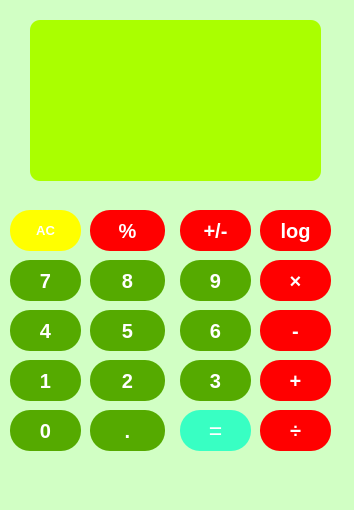
<?xml version="1.0" encoding="UTF-8"?>
<ui version="4.0">
 <class>MainWindow</class>
 <widget class="QMainWindow" name="MainWindow">
  <property name="geometry">
   <rect>
    <x>0</x>
    <y>0</y>
    <width>354</width>
    <height>510</height>
   </rect>
  </property>
  <property name="minimumSize">
   <size>
    <width>250</width>
    <height>450</height>
   </size>
  </property>
  <property name="maximumSize">
   <size>
    <width>354</width>
    <height>549</height>
   </size>
  </property>
  <property name="windowTitle">
   <string>Calculator</string>
  </property>
  <property name="styleSheet">
   <string notr="true">background-color: rgb(209, 255, 196);</string>
  </property>
  <widget class="QWidget" name="centralwidget">
   <widget class="QLineEdit" name="textbox">
    <property name="geometry">
     <rect>
      <x>30</x>
      <y>20</y>
      <width>291</width>
      <height>161</height>
     </rect>
    </property>
    <property name="styleSheet">
     <string notr="true">border-radius: 10px;
color: rgb(170, 170, 0);
font: 500 15pt &quot;Segoe UI&quot;;
background-color: rgb(170, 255, 0);</string>
    </property>
   </widget>
   <widget class="QPushButton" name="btn_ac">
    <property name="geometry">
     <rect>
      <x>10</x>
      <y>210</y>
      <width>71</width>
      <height>41</height>
     </rect>
    </property>
    <property name="maximumSize">
     <size>
      <width>75</width>
      <height>16777215</height>
     </size>
    </property>
    <property name="font">
     <font>
      <family>Segoe UI</family>
      <pointsize>10</pointsize>
      <italic>false</italic>
      <bold>true</bold>
     </font>
    </property>
    <property name="styleSheet">
     <string notr="true">QPushButton{
background-color: rgb(255, 255, 0);
font: 700 10pt &quot;Segoe UI&quot;;
color: rgb(255, 255, 255);
border-width: 16px;
border-height: 16px;
border-radius: 20px;
}
QPushButton:pressed{
	background-color: rgb(249, 74, 68);
}
</string>
    </property>
    <property name="text">
     <string>AC</string>
    </property>
   </widget>
   <widget class="QPushButton" name="btn_sign">
    <property name="geometry">
     <rect>
      <x>180</x>
      <y>210</y>
      <width>71</width>
      <height>41</height>
     </rect>
    </property>
    <property name="maximumSize">
     <size>
      <width>75</width>
      <height>16777215</height>
     </size>
    </property>
    <property name="font">
     <font>
      <family>Segoe UI</family>
      <pointsize>15</pointsize>
      <italic>false</italic>
      <bold>true</bold>
     </font>
    </property>
    <property name="styleSheet">
     <string notr="true">QPushButton
{background-color: rgb(255, 0, 0);
font: 700 15pt &quot;Segoe UI&quot;;
color: rgb(255, 255, 255);
border-width: 16px;
border-height: 16px;
border-radius: 20px;
}
QPushButton:pressed{
	background-color: rgb(255, 170, 0);
}
</string>
    </property>
    <property name="text">
     <string>+/-</string>
    </property>
   </widget>
   <widget class="QPushButton" name="btn_percent">
    <property name="geometry">
     <rect>
      <x>90</x>
      <y>210</y>
      <width>75</width>
      <height>41</height>
     </rect>
    </property>
    <property name="maximumSize">
     <size>
      <width>75</width>
      <height>16777215</height>
     </size>
    </property>
    <property name="font">
     <font>
      <family>Segoe UI</family>
      <pointsize>15</pointsize>
      <italic>false</italic>
      <bold>true</bold>
     </font>
    </property>
    <property name="styleSheet">
     <string notr="true">QPushButton
{background-color: rgb(255, 0, 0);
font: 700 15pt &quot;Segoe UI&quot;;
color: rgb(255, 255, 255);
border-width: 16px;
border-height: 16px;
border-radius: 20px;
}
QPushButton:pressed{
	background-color: rgb(255, 170, 0);
}
</string>
    </property>
    <property name="text">
     <string>%</string>
    </property>
   </widget>
   <widget class="QPushButton" name="btn_div">
    <property name="geometry">
     <rect>
      <x>260</x>
      <y>410</y>
      <width>71</width>
      <height>41</height>
     </rect>
    </property>
    <property name="maximumSize">
     <size>
      <width>75</width>
      <height>16777215</height>
     </size>
    </property>
    <property name="font">
     <font>
      <family>Segoe UI</family>
      <pointsize>15</pointsize>
      <italic>false</italic>
      <bold>true</bold>
     </font>
    </property>
    <property name="styleSheet">
     <string notr="true">QPushButton
{background-color: rgb(255, 0, 0);
font: 700 15pt &quot;Segoe UI&quot;;
color: rgb(255, 255, 255);
border-width: 16px;
border-height: 16px;
border-radius: 20px;
}
QPushButton:pressed{
	background-color: rgb(255, 170, 0);
}
</string>
    </property>
    <property name="text">
     <string>÷</string>
    </property>
   </widget>
   <widget class="QPushButton" name="btn7">
    <property name="geometry">
     <rect>
      <x>10</x>
      <y>260</y>
      <width>71</width>
      <height>41</height>
     </rect>
    </property>
    <property name="maximumSize">
     <size>
      <width>75</width>
      <height>16777215</height>
     </size>
    </property>
    <property name="font">
     <font>
      <family>Segoe UI</family>
      <pointsize>15</pointsize>
      <italic>false</italic>
      <bold>true</bold>
     </font>
    </property>
    <property name="styleSheet">
     <string notr="true">QPushButton{
background-color: rgb(85, 170, 0);
font: 700 15pt &quot;Segoe UI&quot;;
color: rgb(255, 255, 255);
border-width: 16px;
border-height: 16px;
border-radius: 20px;
}
QPushButton:pressed
{
	background-color: rgb(101, 95, 182);
}
</string>
    </property>
    <property name="text">
     <string>7</string>
    </property>
   </widget>
   <widget class="QPushButton" name="btn8">
    <property name="geometry">
     <rect>
      <x>90</x>
      <y>260</y>
      <width>75</width>
      <height>41</height>
     </rect>
    </property>
    <property name="maximumSize">
     <size>
      <width>75</width>
      <height>16777215</height>
     </size>
    </property>
    <property name="font">
     <font>
      <family>Segoe UI</family>
      <pointsize>15</pointsize>
      <italic>false</italic>
      <bold>true</bold>
     </font>
    </property>
    <property name="styleSheet">
     <string notr="true">QPushButton{
background-color: rgb(85, 170, 0);
font: 700 15pt &quot;Segoe UI&quot;;
color: rgb(255, 255, 255);
border-width: 16px;
border-height: 16px;
border-radius: 20px;
}
QPushButton:pressed
{
	background-color: rgb(101, 95, 182);
}
</string>
    </property>
    <property name="text">
     <string>8</string>
    </property>
   </widget>
   <widget class="QPushButton" name="btn9">
    <property name="geometry">
     <rect>
      <x>180</x>
      <y>260</y>
      <width>71</width>
      <height>41</height>
     </rect>
    </property>
    <property name="maximumSize">
     <size>
      <width>75</width>
      <height>16777215</height>
     </size>
    </property>
    <property name="font">
     <font>
      <family>Segoe UI</family>
      <pointsize>15</pointsize>
      <italic>false</italic>
      <bold>true</bold>
     </font>
    </property>
    <property name="styleSheet">
     <string notr="true">QPushButton{
background-color: rgb(85, 170, 0);
font: 700 15pt &quot;Segoe UI&quot;;
color: rgb(255, 255, 255);
border-width: 16px;
border-height: 16px;
border-radius: 20px;
}
QPushButton:pressed
{
	background-color: rgb(101, 95, 182);
}
</string>
    </property>
    <property name="text">
     <string>9</string>
    </property>
   </widget>
   <widget class="QPushButton" name="btn_mul">
    <property name="geometry">
     <rect>
      <x>260</x>
      <y>260</y>
      <width>71</width>
      <height>41</height>
     </rect>
    </property>
    <property name="maximumSize">
     <size>
      <width>75</width>
      <height>16777215</height>
     </size>
    </property>
    <property name="font">
     <font>
      <family>Segoe UI</family>
      <pointsize>15</pointsize>
      <italic>false</italic>
      <bold>true</bold>
     </font>
    </property>
    <property name="styleSheet">
     <string notr="true">QPushButton
{background-color: rgb(255, 0, 0);
font: 700 15pt &quot;Segoe UI&quot;;
color: rgb(255, 255, 255);
border-width: 16px;
border-height: 16px;
border-radius: 20px;
}
QPushButton:pressed{
	background-color: rgb(255, 170, 0);
}
</string>
    </property>
    <property name="text">
     <string>×</string>
    </property>
   </widget>
   <widget class="QPushButton" name="btn1">
    <property name="geometry">
     <rect>
      <x>10</x>
      <y>360</y>
      <width>71</width>
      <height>41</height>
     </rect>
    </property>
    <property name="maximumSize">
     <size>
      <width>75</width>
      <height>16777215</height>
     </size>
    </property>
    <property name="font">
     <font>
      <family>Segoe UI</family>
      <pointsize>15</pointsize>
      <italic>false</italic>
      <bold>true</bold>
     </font>
    </property>
    <property name="styleSheet">
     <string notr="true">QPushButton{
background-color: rgb(85, 170, 0);
font: 700 15pt &quot;Segoe UI&quot;;
color: rgb(255, 255, 255);
border-width: 16px;
border-height: 16px;
border-radius: 20px;
}
QPushButton:pressed
{
	background-color: rgb(101, 95, 182);
}
</string>
    </property>
    <property name="text">
     <string>1</string>
    </property>
   </widget>
   <widget class="QPushButton" name="btn2">
    <property name="geometry">
     <rect>
      <x>90</x>
      <y>360</y>
      <width>75</width>
      <height>41</height>
     </rect>
    </property>
    <property name="maximumSize">
     <size>
      <width>75</width>
      <height>16777215</height>
     </size>
    </property>
    <property name="font">
     <font>
      <family>Segoe UI</family>
      <pointsize>15</pointsize>
      <italic>false</italic>
      <bold>true</bold>
     </font>
    </property>
    <property name="styleSheet">
     <string notr="true">QPushButton{
background-color: rgb(85, 170, 0);
font: 700 15pt &quot;Segoe UI&quot;;
color: rgb(255, 255, 255);
border-width: 16px;
border-height: 16px;
border-radius: 20px;
}
QPushButton:pressed
{
	background-color: rgb(101, 95, 182);
}
</string>
    </property>
    <property name="text">
     <string>2</string>
    </property>
   </widget>
   <widget class="QPushButton" name="btn6">
    <property name="geometry">
     <rect>
      <x>180</x>
      <y>310</y>
      <width>71</width>
      <height>41</height>
     </rect>
    </property>
    <property name="maximumSize">
     <size>
      <width>75</width>
      <height>16777215</height>
     </size>
    </property>
    <property name="font">
     <font>
      <family>Segoe UI</family>
      <pointsize>15</pointsize>
      <italic>false</italic>
      <bold>true</bold>
     </font>
    </property>
    <property name="styleSheet">
     <string notr="true">QPushButton{
background-color: rgb(85, 170, 0);
font: 700 15pt &quot;Segoe UI&quot;;
color: rgb(255, 255, 255);
border-width: 16px;
border-height: 16px;
border-radius: 20px;
}
QPushButton:pressed
{
	background-color: rgb(101, 95, 182);
}
</string>
    </property>
    <property name="text">
     <string>6</string>
    </property>
   </widget>
   <widget class="QPushButton" name="btn_sub">
    <property name="geometry">
     <rect>
      <x>260</x>
      <y>310</y>
      <width>71</width>
      <height>41</height>
     </rect>
    </property>
    <property name="maximumSize">
     <size>
      <width>75</width>
      <height>16777215</height>
     </size>
    </property>
    <property name="font">
     <font>
      <family>Segoe UI</family>
      <pointsize>15</pointsize>
      <italic>false</italic>
      <bold>true</bold>
     </font>
    </property>
    <property name="styleSheet">
     <string notr="true">QPushButton
{background-color: rgb(255, 0, 0);
font: 700 15pt &quot;Segoe UI&quot;;
color: rgb(255, 255, 255);
border-width: 16px;
border-height: 16px;
border-radius: 20px;
}
QPushButton:pressed{
	background-color: rgb(255, 170, 0);
}
</string>
    </property>
    <property name="text">
     <string>-</string>
    </property>
   </widget>
   <widget class="QPushButton" name="btn4">
    <property name="geometry">
     <rect>
      <x>10</x>
      <y>310</y>
      <width>71</width>
      <height>41</height>
     </rect>
    </property>
    <property name="maximumSize">
     <size>
      <width>75</width>
      <height>16777215</height>
     </size>
    </property>
    <property name="font">
     <font>
      <family>Segoe UI</family>
      <pointsize>15</pointsize>
      <italic>false</italic>
      <bold>true</bold>
     </font>
    </property>
    <property name="styleSheet">
     <string notr="true">QPushButton{
background-color: rgb(85, 170, 0);
font: 700 15pt &quot;Segoe UI&quot;;
color: rgb(255, 255, 255);
border-width: 16px;
border-height: 16px;
border-radius: 20px;
}
QPushButton:pressed
{
	background-color: rgb(101, 95, 182);
}
</string>
    </property>
    <property name="text">
     <string>4</string>
    </property>
   </widget>
   <widget class="QPushButton" name="btn5">
    <property name="geometry">
     <rect>
      <x>90</x>
      <y>310</y>
      <width>75</width>
      <height>41</height>
     </rect>
    </property>
    <property name="maximumSize">
     <size>
      <width>75</width>
      <height>16777215</height>
     </size>
    </property>
    <property name="font">
     <font>
      <family>Segoe UI</family>
      <pointsize>15</pointsize>
      <italic>false</italic>
      <bold>true</bold>
     </font>
    </property>
    <property name="styleSheet">
     <string notr="true">QPushButton{
background-color: rgb(85, 170, 0);
font: 700 15pt &quot;Segoe UI&quot;;
color: rgb(255, 255, 255);
border-width: 16px;
border-height: 16px;
border-radius: 20px;
}
QPushButton:pressed
{
	background-color: rgb(101, 95, 182);
}
</string>
    </property>
    <property name="text">
     <string>5</string>
    </property>
   </widget>
   <widget class="QPushButton" name="btn0">
    <property name="geometry">
     <rect>
      <x>10</x>
      <y>410</y>
      <width>71</width>
      <height>41</height>
     </rect>
    </property>
    <property name="maximumSize">
     <size>
      <width>75</width>
      <height>16777215</height>
     </size>
    </property>
    <property name="font">
     <font>
      <family>Segoe UI</family>
      <pointsize>15</pointsize>
      <italic>false</italic>
      <bold>true</bold>
     </font>
    </property>
    <property name="styleSheet">
     <string notr="true">QPushButton{
background-color: rgb(85, 170, 0);
font: 700 15pt &quot;Segoe UI&quot;;
color: rgb(255, 255, 255);
border-width: 16px;
border-height: 16px;
border-radius: 20px;
}
QPushButton:pressed
{
	background-color: rgb(101, 95, 182);
}
</string>
    </property>
    <property name="text">
     <string>0</string>
    </property>
   </widget>
   <widget class="QPushButton" name="btn_dot">
    <property name="geometry">
     <rect>
      <x>90</x>
      <y>410</y>
      <width>75</width>
      <height>41</height>
     </rect>
    </property>
    <property name="maximumSize">
     <size>
      <width>75</width>
      <height>16777215</height>
     </size>
    </property>
    <property name="font">
     <font>
      <family>Segoe UI</family>
      <pointsize>15</pointsize>
      <italic>false</italic>
      <bold>true</bold>
     </font>
    </property>
    <property name="styleSheet">
     <string notr="true">QPushButton{
background-color: rgb(85, 170, 0);
font: 700 15pt &quot;Segoe UI&quot;;
color: rgb(255, 255, 255);
border-width: 16px;
border-height: 16px;
border-radius: 20px;
}
QPushButton:pressed
{
	background-color: rgb(101, 95, 182);
}
</string>
    </property>
    <property name="text">
     <string>.</string>
    </property>
   </widget>
   <widget class="QPushButton" name="btn_eq">
    <property name="geometry">
     <rect>
      <x>180</x>
      <y>410</y>
      <width>71</width>
      <height>41</height>
     </rect>
    </property>
    <property name="maximumSize">
     <size>
      <width>75</width>
      <height>16777215</height>
     </size>
    </property>
    <property name="font">
     <font>
      <family>Segoe UI</family>
      <pointsize>17</pointsize>
      <italic>false</italic>
      <bold>false</bold>
     </font>
    </property>
    <property name="styleSheet">
     <string notr="true">QPushButton
{font: 700 9pt &quot;Segoe UI&quot;;
font: 17pt &quot;Segoe UI&quot;;
background-color: rgb(56, 255, 195);
color: rgb(255, 255, 255);
border-width: 16px;
border-height: 16px;
border-radius: 20px;
padding-down: 15px
}
QPushButton:pressed{
	
	background-color: rgb(50, 213, 88);
}


</string>
    </property>
    <property name="text">
     <string>=</string>
    </property>
   </widget>
   <widget class="QPushButton" name="btn_log">
    <property name="geometry">
     <rect>
      <x>260</x>
      <y>210</y>
      <width>71</width>
      <height>41</height>
     </rect>
    </property>
    <property name="maximumSize">
     <size>
      <width>75</width>
      <height>16777215</height>
     </size>
    </property>
    <property name="font">
     <font>
      <family>Segoe UI</family>
      <pointsize>15</pointsize>
      <italic>false</italic>
      <bold>true</bold>
     </font>
    </property>
    <property name="styleSheet">
     <string notr="true">QPushButton
{background-color: rgb(255, 0, 0);
font: 700 15pt &quot;Segoe UI&quot;;
color: rgb(255, 255, 255);
border-width: 16px;
border-height: 16px;
border-radius: 20px;
}
QPushButton:pressed{
	background-color: rgb(255, 170, 0);
}
</string>
    </property>
    <property name="text">
     <string>log</string>
    </property>
   </widget>
   <widget class="QPushButton" name="btn3">
    <property name="geometry">
     <rect>
      <x>180</x>
      <y>360</y>
      <width>71</width>
      <height>41</height>
     </rect>
    </property>
    <property name="maximumSize">
     <size>
      <width>75</width>
      <height>16777215</height>
     </size>
    </property>
    <property name="font">
     <font>
      <family>Segoe UI</family>
      <pointsize>15</pointsize>
      <italic>false</italic>
      <bold>true</bold>
     </font>
    </property>
    <property name="styleSheet">
     <string notr="true">QPushButton{
background-color: rgb(85, 170, 0);
font: 700 15pt &quot;Segoe UI&quot;;
color: rgb(255, 255, 255);
border-width: 16px;
border-height: 16px;
border-radius: 20px;
}
QPushButton:pressed
{
	background-color: rgb(101, 95, 182);
}
</string>
    </property>
    <property name="text">
     <string>3</string>
    </property>
   </widget>
   <widget class="QPushButton" name="btn_sum">
    <property name="geometry">
     <rect>
      <x>260</x>
      <y>360</y>
      <width>71</width>
      <height>41</height>
     </rect>
    </property>
    <property name="maximumSize">
     <size>
      <width>75</width>
      <height>16777215</height>
     </size>
    </property>
    <property name="font">
     <font>
      <family>Segoe UI</family>
      <pointsize>15</pointsize>
      <italic>false</italic>
      <bold>true</bold>
     </font>
    </property>
    <property name="styleSheet">
     <string notr="true">QPushButton
{background-color: rgb(255, 0, 0);
font: 700 15pt &quot;Segoe UI&quot;;
color: rgb(255, 255, 255);
border-width: 16px;
border-height: 16px;
border-radius: 20px;
}
QPushButton:pressed{
	background-color: rgb(255, 170, 0);
}
</string>
    </property>
    <property name="text">
     <string>+</string>
    </property>
   </widget>
  </widget>
  <widget class="QMenuBar" name="menubar">
   <property name="geometry">
    <rect>
     <x>0</x>
     <y>0</y>
     <width>354</width>
     <height>22</height>
    </rect>
   </property>
  </widget>
  <widget class="QStatusBar" name="statusbar"/>
 </widget>
 <resources/>
 <connections/>
</ui>
